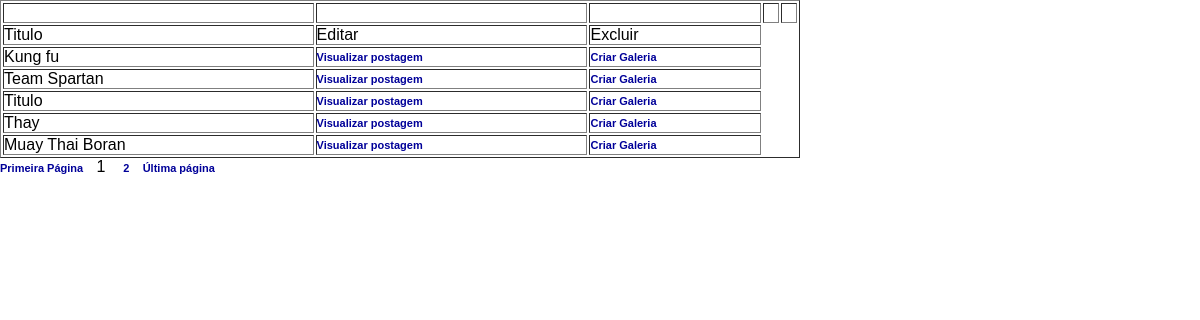
The app's page /admin/criar_galerias.php (signed in) with its own data.
### tables this page shows
CREATE TABLE IF NOT EXISTS `site_posts` (
  `id` int(11) NOT NULL AUTO_INCREMENT,
  `foto` text NOT NULL,
  `titulo` text NOT NULL,
  `texto` text NOT NULL,
  `categoria` text NOT NULL,
  `data` text NOT NULL,
  `autor` text NOT NULL,
  `visitas` text NOT NULL,
  PRIMARY KEY (`id`)
);

### admin/criar_galerias.php (the view, shortened to what this page needs)
<?php include 'confere.php'; ?>
		<div id="conteudo">
<table width="800" border="1">
  <tr>
    <td>&nbsp;</td>
    <td>&nbsp;</td>
    <td>&nbsp;</td>
    <td>&nbsp;</td>
    <td>&nbsp;</td>
  </tr>
  <tr>
    <td>Titulo</td>
    <td>Editar</td>
    <td>Excluir</td>
  </tr>
  <?php
        $pag = "$_GET[pag]";
        if($pag >= '1'){
         $pag = $pag;
        }else{
         $pag = '1';
        }
        $maximo = '5';
        $inicio = ($pag * $maximo) - $maximo;
  $noticias = mysql_query("SELECT * FROM site_posts ORDER BY id DESC LIMIT $inicio, $maximo") or die(mysql_error());
        if(mysql_num_rows($noticias)<='0'){
          echo "Noticias não encontradas";
        }else{
          while($res_noticias = mysql_fetch_array($noticias)){
            $id_do_post = $res_noticias[0];
            $titulo = $res_noticias[2];
  ?>
  <tr>
    <td><?php echo $titulo; ?></td>
    <td>
    <a href="../exibir.php?site=exibir&id=<?php echo $id_do_post; ?>">Visualizar postagem</a>
    </td>
    <td>
    <a href="upload_galeria.php?id=<?php echo $id_do_post; ?>">Criar Galeria</a>
    </td>
  </tr>
  <?php
    }
      }
  ?>
</table>
  <?php
  $sql_res = mysql_query("SELECT * FROM site_posts");
  $total = mysql_num_rows($sql_res);
  $paginas = ceil($total/$maximo);
  $links = '5';
  echo "<a href=\"post_listar.php?pag=1\">Primeira Página</a>&nbsp;&nbsp;&nbsp;";
  for ($i = $pag-$links; $i <= $pag-1; $i++){
  if ($i <= 0){
  }else{
  echo"<a href=\"post_listar.php?pag=$i\">$i</a>&nbsp;&nbsp;&nbsp;";
  }
  }echo "$pag &nbsp;&nbsp;&nbsp;";
  for($i = $pag +1; $i <= $pag+$links; $i++){
    if($i > $paginas){
      }else{
  echo "<a href=\"post_listar.php?pag=$i\">$i</a>&nbsp;&nbsp;&nbsp;";
      }
    }
  echo "<a href=\"post_listar.php?pag=$paginas\">Última página</a>&nbsp;&nbsp;&nbsp;";
  ?>
		</div>
	</body>
</html>

### admin/style.css (style rules this page uses)
* { margin:0; padding: 0; }
a { font-size: 11px; font-family: sans-serif; font-weight: bold; color: #000099; text-decoration: none; }

### records on screen
site_posts: titulo "Kung fu"
site_posts: titulo "Team Spartan"
site_posts: titulo "Titulo"
site_posts: titulo "Thay"
site_posts: titulo "Muay Thai Boran"

### other values on screen
$pag "1"
